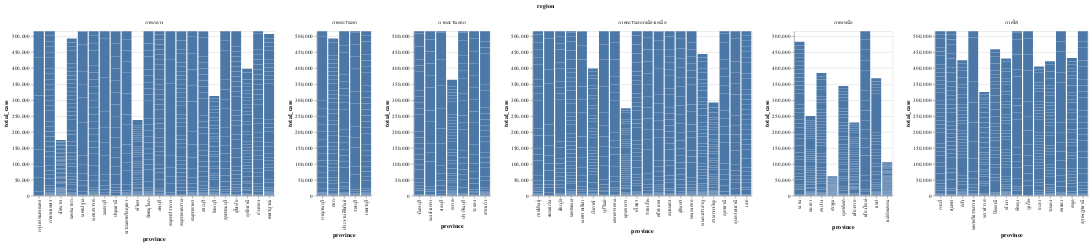

Source (notebook cell):
### Code cell
import pandas as pd
import altair as alt

data_path = "../test/covid19data/all_data.csv"
df = pd.read_csv(data_path)
df.drop(index=df[df["province"].isin(["ทั้งประเทศ","ไม่ระบุ"])].index, inplace=True)
obj_cols = df.select_dtypes(include=['object']).columns.to_list()
int_cols = df.select_dtypes(include=['int']).columns.to_list()

Measurement = int_cols[3]
Dimension = obj_cols[1]
Column = obj_cols[2]

chart = alt.Chart(df).mark_bar(clip=True).encode(
    x = alt.X(Dimension,type = "nominal"),
    y = alt.Y(Measurement, 
              type= "quantitative",
              scale= alt.Scale(domain=[df[Measurement].min(),df[Measurement].max()])),
    tooltip = [Dimension,Measurement]
).facet( column = Column
).resolve_scale(x = 'independent',y = 'independent'
)
chart.save('chart.json')
chart

### Figure 1 — Vega-Lite specification as saved in the notebook (floating-point values rounded to 4 significant figures; data arrays with more than 128 entries replaced by an {"elided": "..."} marker saying what was removed)
{"config": {"view": {"continuousWidth": 400, "continuousHeight": 300}}, "data": {"name": "data-a162a965fce46c29436479baba786542"}, "facet": {"column": {"field": "region", "type": "nominal"}}, "spec": {"mark": {"type": "bar", "clip": true}, "encoding": {"tooltip": [{"field": "province", "type": "nominal"}, {"field": "total_case", "type": "quantitative"}], "x": {"field": "province", "type": "nominal"}, "y": {"field": "total_case", "scale": {"domain": [0.0, 516000.0]}, "type": "quantitative"}}}, "resolve": {"scale": {"x": "independent", "y": "independent"}}, "$schema": "https://vega.github.io/schema/vega-lite/v4.17.0.json", "datasets": {"data-a162a965fce46c29436479baba786542": {"elided": "4081 records"}}}
